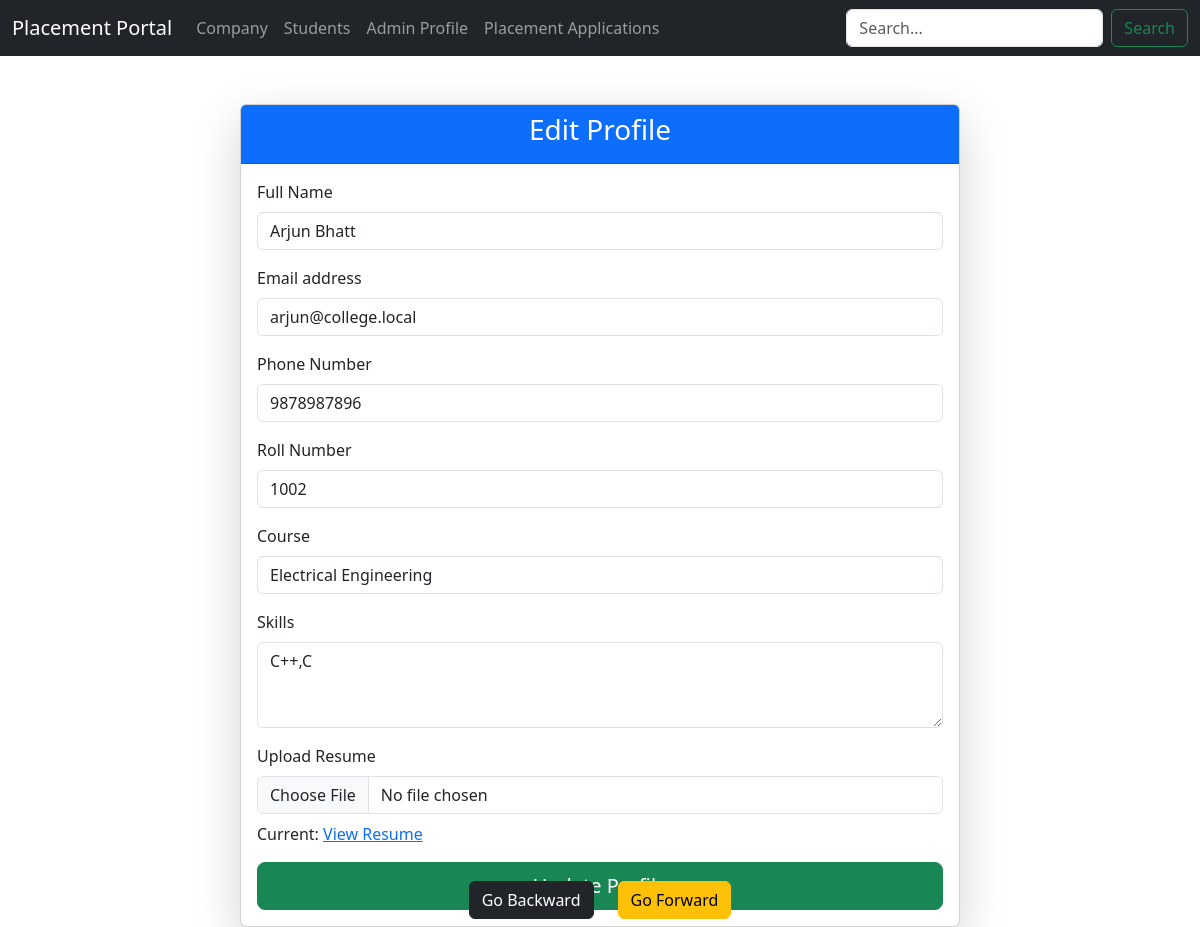
The page /student/profiles/2 (signed in) on the database its author committed.
### models/models.py (models this page shows, shortened)
class Usercommon(db.Model):
    __abstract__ = True
    id = db.Column(db.Integer,primary_key=True)
    email = db.Column(db.String(120), unique=True, nullable=False)
    _password_hash = db.Column("password",db.String(128), nullable=False)
    name = db.Column(db.String(100), nullable=False)
    phone = db.Column(db.String(20), nullable=True)
    is_active = db.Column(db.Boolean, default=True, nullable=False)
    created_at = db.Column(db.DateTime, default=datetime.utcnow, nullable=False)

class Student(Usercommon):
    __tablename__ = 'students'
    role = db.Column(db.Enum(Role), default=Role.STUDENT, nullable=False)
    roll_number = db.Column(db.String(20), unique=True, nullable=False)
    course = db.Column(db.String(100), nullable=False)
    skills = db.Column(db.String(200), nullable=True)
    resume_path = db.Column(db.String(200), nullable=True)
    blacklist = db.Column(db.Boolean, default=False, nullable=False)
    department = db.Column(db.String(50), nullable=False)
    year_of_study = db.Column(db.Integer, nullable=False)
    applications = db.relationship('Application', backref='student', lazy=True,cascade="all, delete-orphan")

### app.py (the view, shortened to what this page needs)
@app.route("/student/profiles/<int:id>", methods=["GET", "POST"])
@role_required(Role.STUDENT)
def student_profile(id):
    student = Student.query.get_or_404(id)
    return render_template("StudentRegister.html", form_title="Edit Profile", form_action=f"/student/profiles/{id}", student=student)

### app.py (called while the page is built)
def role_required(required_role):
    def decorator(f):
        @wraps(f)
        def wrapper(*args, **kwargs):
            if 'user_id' not in session or 'user_role' not in session:
                return redirect(url_for('login'))
            if session['user_role'] != required_role.value:
                return "Unauthorized", 403
            return f(*args, **kwargs)
        return wrapper
    return decorator

### templates/StudentRegister.html (shortened to what this page needs)
{% extends "index.html" %}
{% block content %}
<div class="container mt-5">
  <div class="row justify-content-center">
    <div class="col-md-8">
      <div class="card shadow-lg">
        <div class="card-header bg-primary text-white text-center">
          <h3>{{ form_title }}</h3>
        </div>
        <div class="card-body">
          <form method="POST" action="{{ form_action }}" enctype="multipart/form-data">
            <div class="mb-3">
              <label for="name" class="form-label">Full Name</label>
              <input type="text" class="form-control" id="name" name="name"
                     value="{{ student.name if student else '' }}" required>
            </div>
            <div class="mb-3">
              <label for="email" class="form-label">Email address</label>
              <input type="email" class="form-control" id="email" name="email"
                     value="{{ student.email if student else '' }}" required>
            </div>
            <div class="mb-3">
              <label for="phone" class="form-label">Phone Number</label>
              <input type="text" class="form-control" id="phone" name="phone"
                     value="{{ student.phone if student else '' }}">
            </div>
            <div class="mb-3">
              <label for="roll_number" class="form-label">Roll Number</label>
              <input type="text" class="form-control" id="roll_number" name="roll_number"
                     value="{{ student.roll_number if student else '' }}" required>
            </div>
            <div class="mb-3">
              <label for="course" class="form-label">Course</label>
              <input type="text" class="form-control" id="course" name="course"
                     value="{{ student.course if student else '' }}" required>
            </div>
            <div class="mb-3">
              <label for="skills" class="form-label">Skills</label>
              <textarea class="form-control" id="skills" name="skills" rows="3">{{ student.skills if student else '' }}</textarea>
            </div>
            <div class="mb-3">
              <label for="resume" class="form-label">Upload Resume</label>
              <input class="form-control" type="file" id="resume" name="resume">
              {% if student and student.resume_path %}
                <p class="mt-2">Current: <a href="{{ url_for('static', filename=student.resume_path) }}" target="_blank">View Resume</a></p>
              {% endif %}
            </div>
            <div class="d-grid">
              <button type="submit" class="btn btn-success btn-lg">
                {{ 'Register' if not student else 'Update Profile' }}
              </button>
            </div>
          </form>
        </div>
      </div>
    </div>
  </div>
</div>
{% endblock %}

### rows shown on the page
Student: name "Arjun Bhatt", email "arjun@college.local", phone "9878987896", roll_number "1002", course "Electrical Engineering", skills "C++,C"

### other values the page prints
{{ 'Register' if not student else 'Update Profile' }} "Update Profile"
